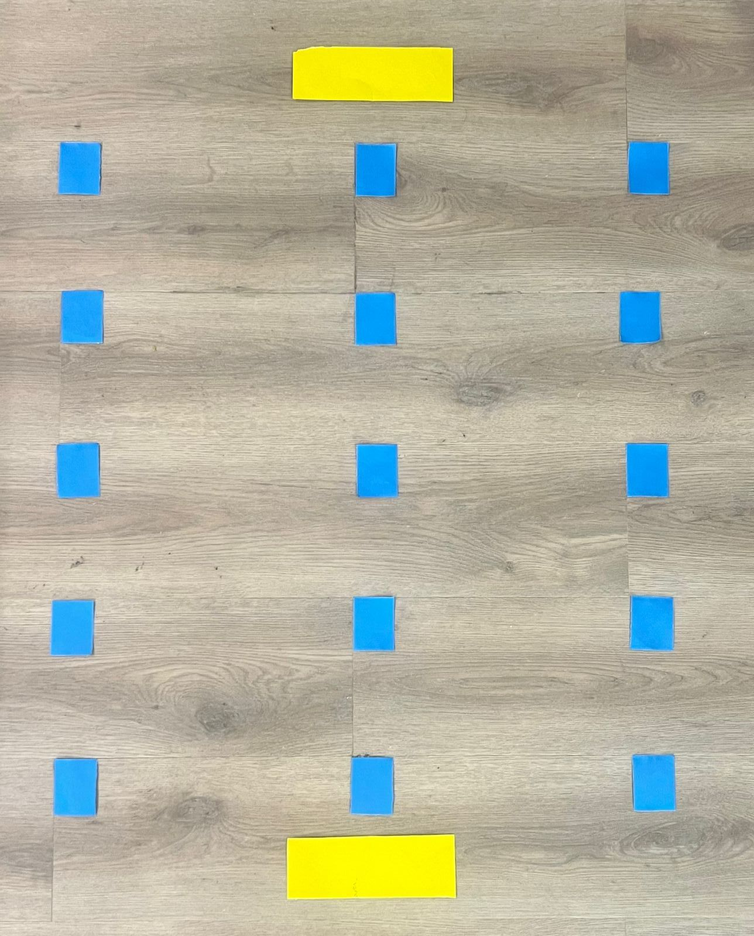
#> input picture img/Boxes.png, 754 x 936 px, shrunk from 1288 x 1600 before the run, found by its file name
$ jupyter execute --allow-errors sphero_wc.ipynb
#> lines starting #> are read from the running program, lines starting #| are printed output that depends on the picture; after the words box and inside, x2 and y2 are one past the last pixel; in counts of white or black regions, pixels touching at a corner belong together
[cell 1]
import cv2
import numpy as np
import math
import matplotlib.pyplot as plt

[cell 2]
import cv2
import matplotlib.pyplot as plt
import random as rng

image= cv2.imread('Boxes.png')
#> image is the input picture: shape (936, 754, 3); mean B, G, R 158.9, 177.8, 179.1
original_image= image

gray= cv2.cvtColor(image,cv2.COLOR_BGR2GRAY)
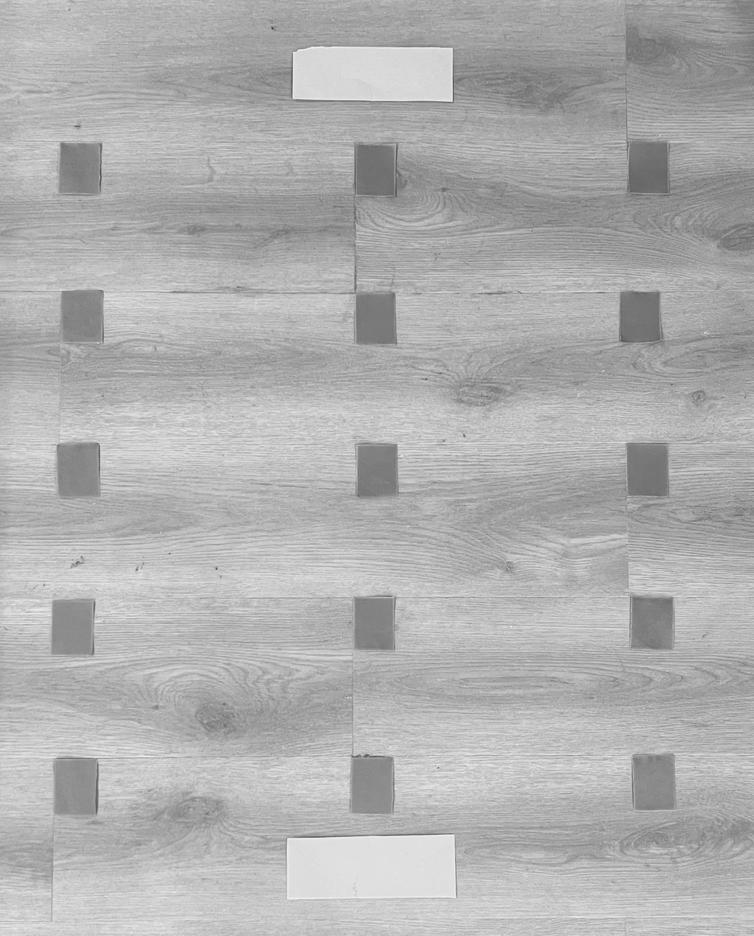
#> gray: shape (936, 754); min 59, max 243, mean 176

edges= cv2.Canny(gray, 50,200)
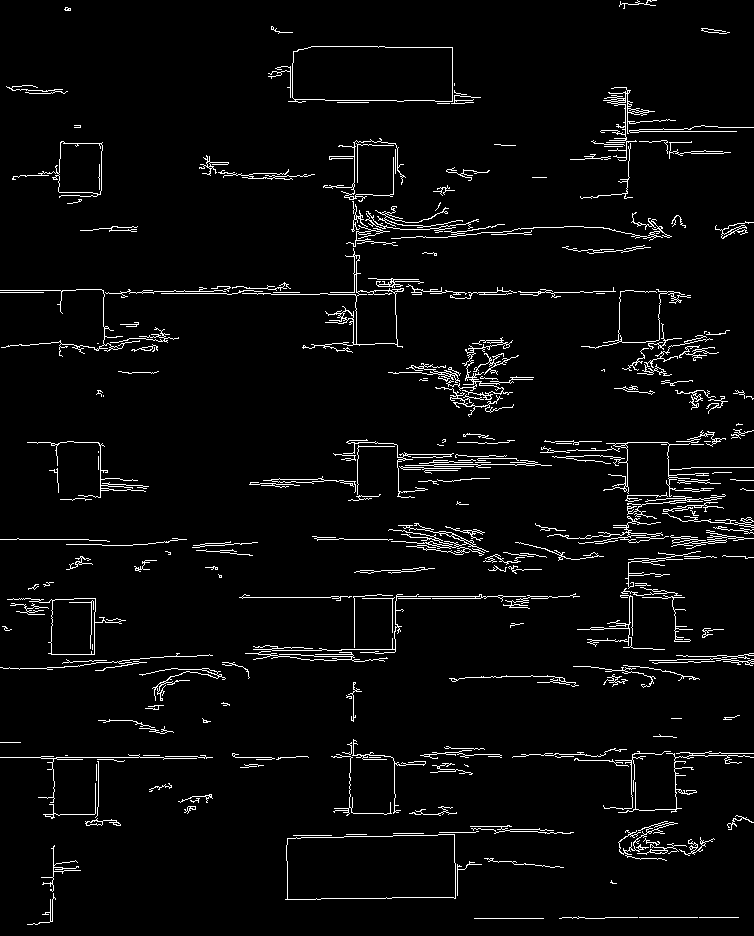
#> edges: shape (936, 754); 3.9% white in thin lines or dots
# find countours
contours, hierarchy= cv2.findContours(edges.copy(), cv2.RETR_EXTERNAL, cv2.CHAIN_APPROX_NONE)
#> contours = 254 contours, 203 with area under 20; largest, box (x1, y1, x2, y2) and area: (285, 834, 456, 900) 10384, (288, 46, 453, 103) 8496, (7, 598, 126, 655) 2383, (242, 248, 404, 353) 2301, (12, 141, 103, 198) 2093

mu = [None]*len(contours)
#> mu = 254 items
for i in range(len(contours)):
    mu[i] = cv2.moments(contours[i])
 # Get the mass centers
mc = [None]*len(contours)
#> mc = 254 items
for i in range(len(contours)):
 # add 1e-5 to avoid division by zero
    mc[i] = (mu[i]['m10'] / (mu[i]['m00'] + 1e-5), mu[i]['m01'] / (mu[i]['m00'] + 1e-5))
#> after the loop, mc = 254 pairs, first value 0 to 749.8, second value 0 to 913.1
# Draw contours
drawing = np.zeros((edges.shape[0], edges.shape[1], 3), dtype=np.uint8)
for i in range(len(contours)):
    color = (rng.randint(0,256), rng.randint(0,256), rng.randint(0,256))
    cv2.drawContours(drawing, contours, i, color, 2)
    cv2.circle(drawing, (int(mc[i][0]), int(mc[i][1])), 4, color, -1)
#> this loop made 254 passes
#> color on passes 1 to 3: (197, 215, 20), (132, 248, 207), (155, 244, 183)
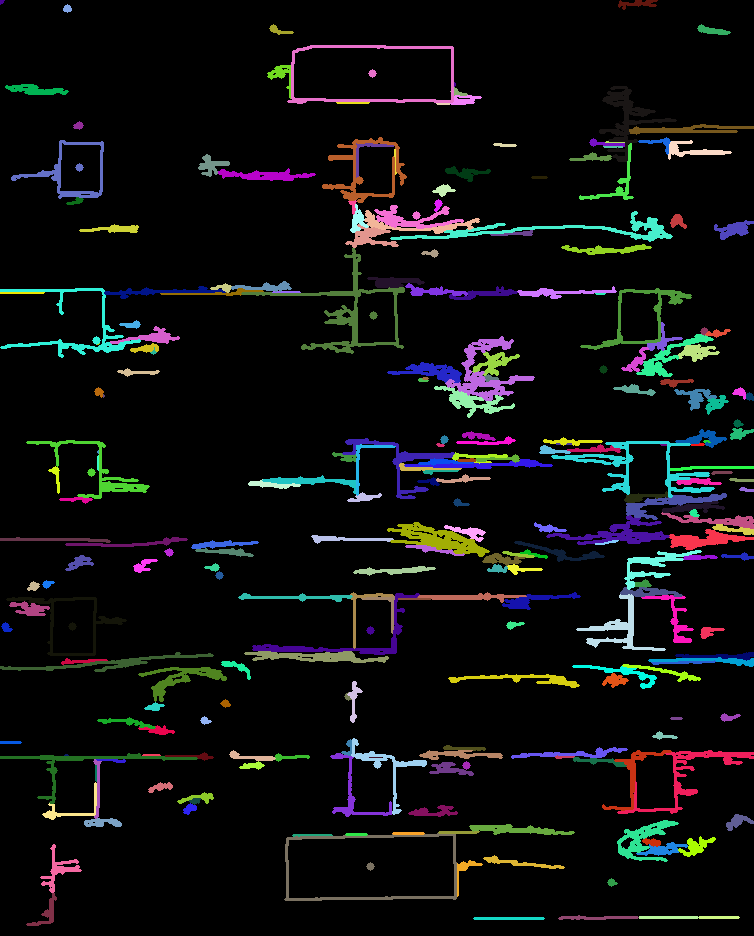
#> drawing: shape (936, 754, 3); mean of channels 0, 1, 2 14.9, 14.6, 13.8; drawn as B, G, R


cv2.imshow('Contours', drawing)

# [116 lines of commented-out code are left out]

[cell 3]
# Python program to explain cv2.cvtColor() method

# importing cv2
import cv2

# path
path = 'Boxes.png'

# Reading an image in default mode
src = cv2.imread(path)
original_image = src
# Window name in which image is displayed
window_name = 'Image'

# Using cv2.cvtColor() method
# Using cv2.COLOR_BGR2GRAY color space
# conversion code
gray = cv2.cvtColor(src, cv2.COLOR_BGR2GRAY )
edges= cv2.Canny(gray, 50,200)
contours, hierarchy= cv2.findContours(edges.copy(), cv2.RETR_EXTERNAL, cv2.CHAIN_APPROX_NONE)


sorted_contours= sorted(contours, key=cv2.contourArea, reverse= False)
#> sorted_contours has the same summary as contours
smallest_item= sorted_contours[0]
#> smallest_item = contour of 138 points, box (x1, y1, x2, y2) (474, 918, 544, 919), area 0
largest_item= sorted_contours[1]
#> largest_item = contour of 78 points, box (x1, y1, x2, y2) (699, 917, 739, 918), area 0


# Displaying the image
# cv2.imshow(window_name, image)
# cv2.waitKey(0)
# cv2.destroyAllWindows()

[cell 4]
import cv2
import numpy as np

# Load the image
image = cv2.imread("Boxes.png")

# Convert the image to grayscale
gray_image = cv2.cvtColor(image, cv2.COLOR_BGR2GRAY)

# Find the contours of the object
contours, hierarchy = cv2.findContours(gray_image, cv2.RETR_EXTERNAL, cv2.CHAIN_APPROX_SIMPLE)
#> contours = [[[0, 0], [0, 935], [753, 935], [753, 0]]]

# Find the largest contour
c = max(contours, key=cv2.contourArea)
#> c = [[0, 0], [0, 935], [753, 935], [753, 0]]

# Get the object's position
(x, y), radius = cv2.minEnclosingCircle(c)
#> x = 376.5; y = 467.5; radius = 600.3

# Draw the object's position on the image
cv2.circle(image, (x, y), radius, (0, 255, 0), 2)
#> image: shape (936, 754, 3); under 0.01% of pixels changed, all inside (x1, y1, x2, y2) = (0, 0, 754, 936)

# Display the image
cv2.imshow("Image", image)
cv2.waitKey(0)
#> Out = 27

[cell 5]
def get_initial_positions() :
    pass

# SPHERO CONNECT

[cell 6]
import time
from spherov2 import scanner
from spherov2.sphero_edu import SpheroEduAPI
from spherov2.types import Color

#> (the rest of this cell did not finish here and is left out)

[cell 7]
import matplotlib.pyplot as plt
import numpy as np

# Create a list of lists
points = [[1, 2], [3, 4], [5, 6]]

# Convert the list of lists to a NumPy array
points_array = np.array(points)

# Extract the x and y coordinates
x = points_array[:, 0]
y = points_array[:, 1]

# Plot the points as scatter
plt.scatter(x, y, marker="x")

# Add the coordinates to the plot
for i, (x_i, y_i) in enumerate(points):
    if i < 2:
        plt.annotate(f"({x_i}, {y_i})", (x_i, y_i), ha="center", textcoords="offset points",
                    xytext=(10, 10), color="red")
    else:
        plt.annotate(f"({x_i}, {y_i})", (x_i, y_i), ha="center")

# Set the title and labels
plt.title("Points with Coordinates")
plt.xlabel("X")
plt.ylabel("Y")

# Invert the y-axis
plt.gca().invert_yaxis()

# Show the plot
plt.show()
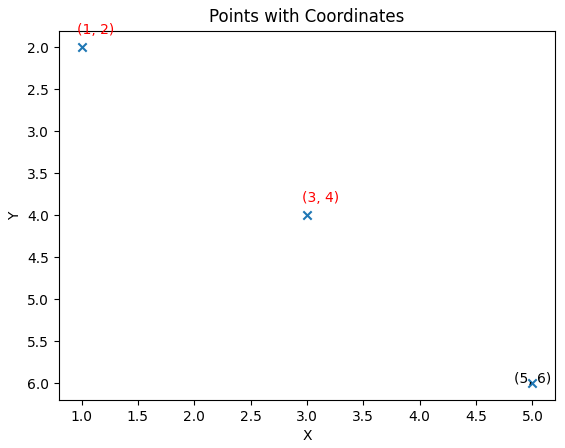
#> figure drawn by matplotlib, 1 panel
